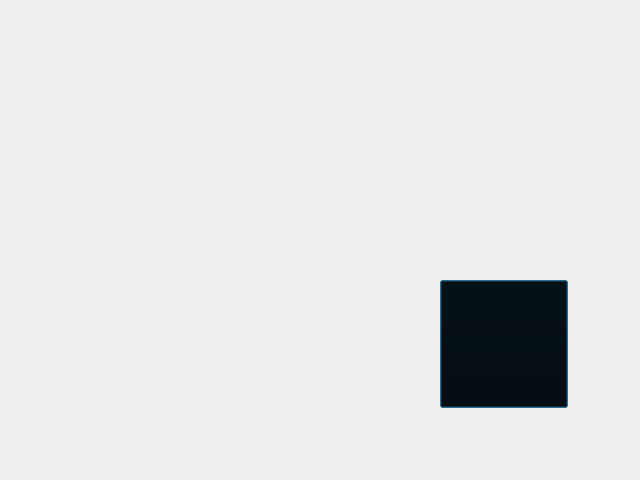
<?xml version="1.0" encoding="UTF-8"?>
<ui version="4.0">
 <class>Dialog</class>
 <widget class="QDialog" name="Dialog">
  <property name="geometry">
   <rect>
    <x>0</x>
    <y>0</y>
    <width>640</width>
    <height>480</height>
   </rect>
  </property>
  <property name="windowTitle">
   <string>Dialog</string>
  </property>
  <widget class="QWidget" name="widgetBtnZoomOut" native="true">
   <property name="geometry">
    <rect>
     <x>440</x>
     <y>280</y>
     <width>128</width>
     <height>128</height>
    </rect>
   </property>
   <widget class="QPushButton" name="btnZoomOut">
    <property name="geometry">
     <rect>
      <x>0</x>
      <y>0</y>
      <width>128</width>
      <height>128</height>
     </rect>
    </property>
    <property name="styleSheet">
     <string notr="true">background-color:transparent;</string>
    </property>
    <property name="text">
     <string/>
    </property>
   </widget>
   <widget class="QLabel" name="label">
    <property name="geometry">
     <rect>
      <x>0</x>
      <y>0</y>
      <width>128</width>
      <height>128</height>
     </rect>
    </property>
    <property name="text">
     <string/>
    </property>
    <property name="pixmap">
     <pixmap resource="../assets/icons.qrc">:/축소.png</pixmap>
    </property>
    <property name="scaledContents">
     <bool>true</bool>
    </property>
   </widget>
   <zorder>label</zorder>
   <zorder>btnZoomOut</zorder>
  </widget>
 </widget>
 <resources>
  <include location="../assets/icons.qrc"/>
 </resources>
 <connections/>
</ui>
